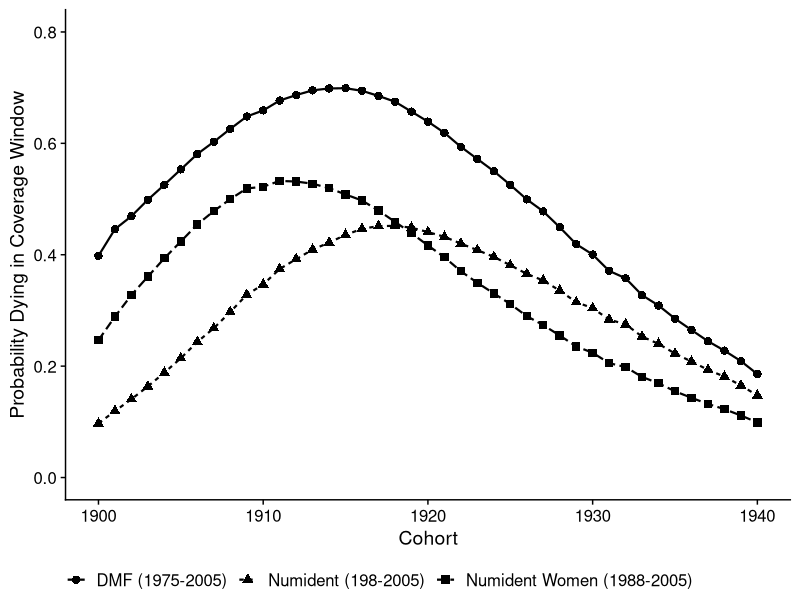

The R source for this figure:
## ---- chunk 1
## Library packages
library(data.table)
library(tidyverse)
library(cowplot)
library(here)
## ---- chunk 2
hmd_mort <- fread(here("vignettes/assess_match_quality/data/cMx_1x1.txt"))

years <- 1900:1940
result <- list()

for (i in years){
  
## dying between 65 and 95 
p25_65 <- hmd_mort %>% 
  filter(Year == i) %>% 
  filter(Male != ".") %>% 
  mutate(Male = as.numeric(Male)) %>% 
  mutate(qx = Male / (1 + 0.5 * Male)) %>% 
  mutate(px = 1 - qx) %>% 
  filter(Age %in% (1975-i):(2005-i)) %>% 
  summarize(prod(px))

## dying between 25 and 65 
p35_30 <- hmd_mort %>% 
  filter(Year == i) %>% 
  filter(Male != ".") %>% 
  mutate(Male = as.numeric(Male)) %>% 
  mutate(qx = Male / (1 + 0.5 * Male)) %>% 
  mutate(px = 1 - qx) %>% 
  filter(Age %in% (1940-i):(1975-i-1)) %>% 
  summarize(prod(px))

 prob = (p35_30) * (1-p25_65)

result[[i]] <- tibble(cohort = i,
                        prop_dying = as.numeric(prob))

}
dmf <- bind_rows(result) %>% 
    mutate(dataset = "DMF (1975-2005)")

## ---- chunk 3
years <- 1900:1940
result <- list()

for (i in years){
  
## dying between 65 and 95 
p25_65 <- hmd_mort %>% 
  filter(Year == i) %>% 
  filter(Male != ".") %>% 
  mutate(Male = as.numeric(Male)) %>% 
  mutate(qx = Male / (1 + 0.5 * Male)) %>% 
  mutate(px = 1 - qx) %>% 
  filter(Age %in% (1988-i):(2005-i)) %>% 
  summarize(prod(px))

## dying between 25 and 65 
p35_30 <- hmd_mort %>% 
  filter(Year == i) %>% 
  filter(Male != ".") %>% 
  mutate(Male = as.numeric(Male)) %>% 
  mutate(qx = Male / (1 + 0.5 * Male)) %>% 
  mutate(px = 1 - qx) %>% 
  filter(Age %in% (1940-i):(1988-i-1)) %>% 
  summarize(prod(px))

 prob = (p35_30) * (1-p25_65)

result[[i]] <- tibble(cohort = i,
                        prop_dying = as.numeric(prob))

}

numident <- bind_rows(result) %>% 
  mutate(dataset = "Numident (198-2005)")
## ---- chunk 4
years <- 1900:1940
result <- list()

for (i in years){
  
## dying between 65 and 95 
p25_65 <- hmd_mort %>% 
  filter(Year == i) %>% 
  filter(Female != ".") %>% 
  mutate(Female = as.numeric(Female)) %>% 
  mutate(qx = Female / (1 + 0.5 * Female)) %>% 
  mutate(px = 1 - qx) %>% 
  filter(Age %in% (1988-i):(2005-i)) %>% 
  summarize(prod(px))

## dying between 25 and 65 
p35_30 <- hmd_mort %>% 
  filter(Year == i) %>% 
  filter(Female != ".") %>% 
  mutate(Female = as.numeric(Female)) %>% 
  mutate(qx = Female / (1 + 0.5 * Female)) %>% 
  mutate(px = 1 - qx) %>% 
  filter(Age %in% (1940-i):(1988-i-1)) %>% 
  summarize(prod(px))

 prob = (p35_30) * (1-p25_65)

result[[i]] <- tibble(cohort = i,
                        prop_dying = as.numeric(prob))

}

numident_women <- bind_rows(result) %>% 
  mutate(dataset = "Numident Women (1988-2005)")
## ---- chunk 5
write_csv(numident, here("vignettes/assess_match_quality/data/numident_death_prop.csv"))
write_csv(numident_women, here("vignettes/assess_match_quality/data/numident_women_death_prop.csv"))
write_csv(dmf, here("vignettes/assess_match_quality/data/dmf_death_prop.csv"))
## ---- chunk 6
prob_dying_window_plot <- dmf %>% 
  bind_rows(numident) %>% 
  bind_rows(numident_women) %>% 
  ggplot(aes(x = cohort, y = prop_dying, linetype = dataset, shape = dataset)) + 
  geom_line(size = .75) + 
  geom_point(size = 2.5) + 
  theme_cowplot() + 
  labs(y = "Probability Dying in Coverage Window",
       x = "Cohort" ) + 
  ylim(0, 0.8) + 
  theme(legend.position = "bottom", legend.title = element_blank())


ggsave(prob_dying_window_plot, 
       filename = here("vignettes/assess_match_quality/figs/prob_dying_in_window.pdf"),
       height = 5, width = 7)
